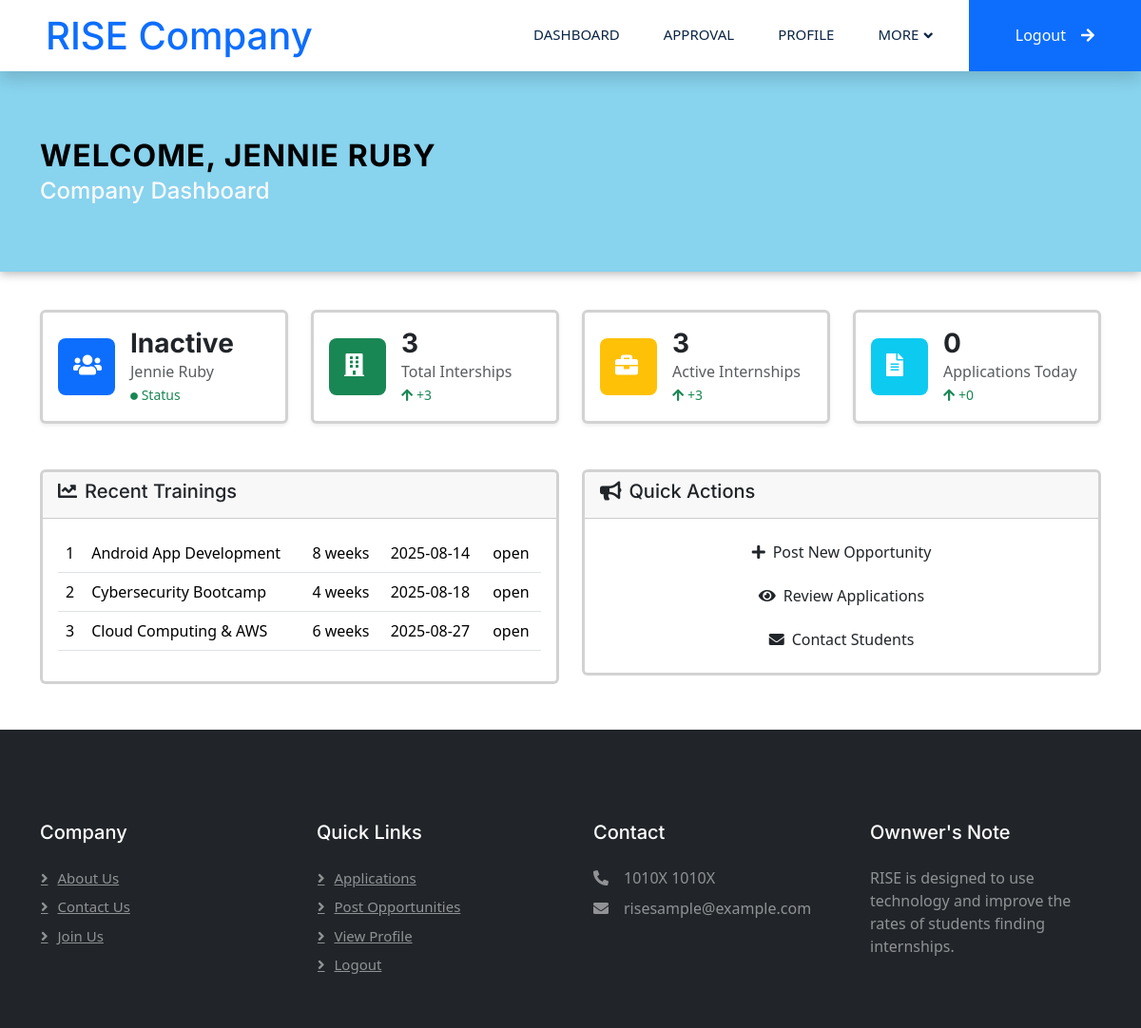
/company/company.php?id=6, run on an earlier commit of the app's database.
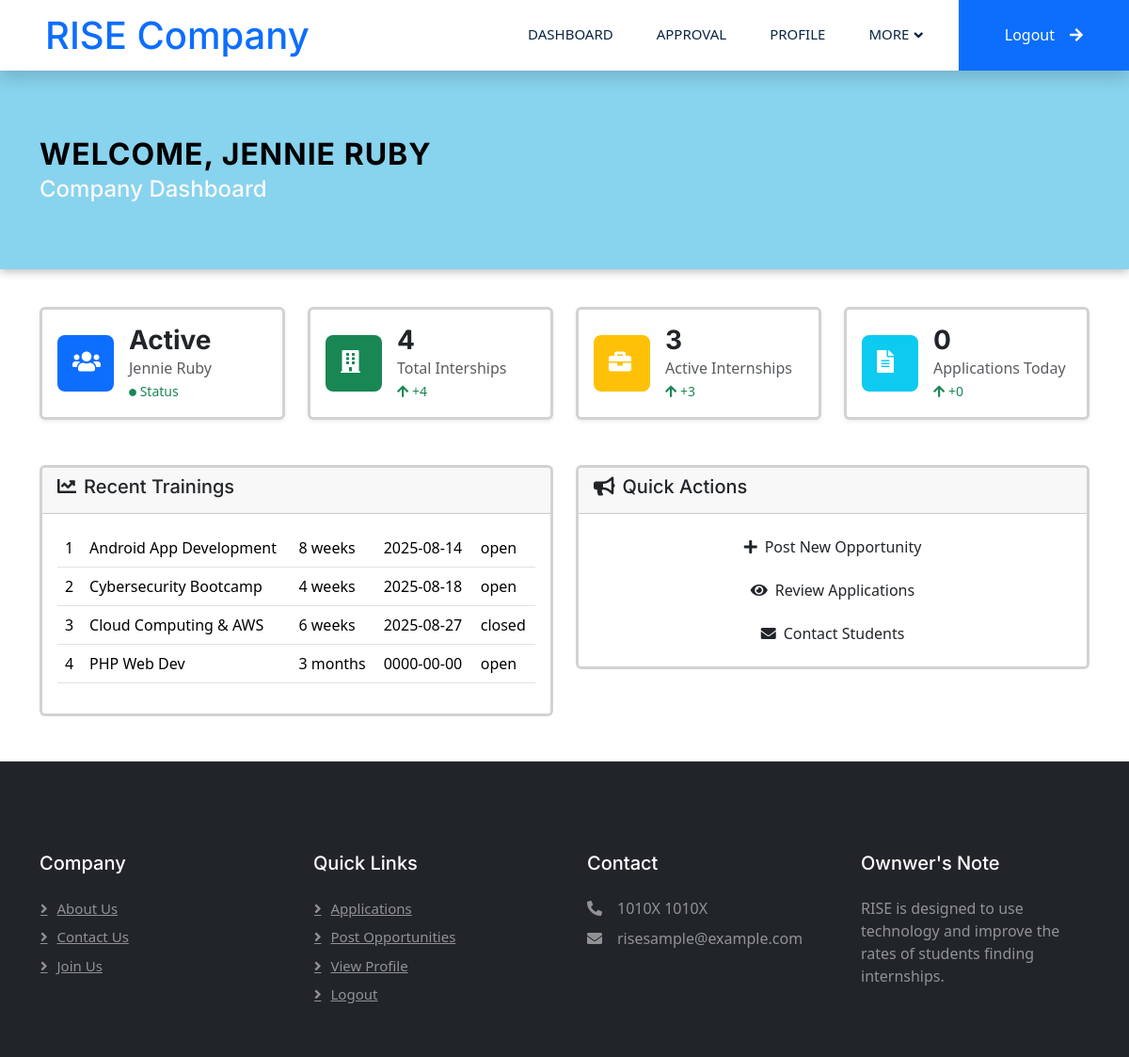
And on a later commit of the database.
### tables this page shows
CREATE TABLE `users` (
  `id` int(11) NOT NULL,
  `name` varchar(100) DEFAULT NULL,
  `email` varchar(100) DEFAULT NULL,
  `password` varchar(255) DEFAULT NULL,
  `contact` varchar(15) DEFAULT NULL,
  `role` enum('admin','student','company') DEFAULT NULL,
  `status` enum('active','inactive') DEFAULT 'active',
  `created_at` timestamp NOT NULL DEFAULT current_timestamp()
);

CREATE TABLE `internships` (
  `id` int(11) NOT NULL,
  `company_id` int(11) DEFAULT NULL,
  `title` varchar(150) DEFAULT NULL,
  `description` text DEFAULT NULL,
  `location` varchar(100) DEFAULT NULL,
  `duration` varchar(50) DEFAULT NULL,
  `stipend` varchar(50) DEFAULT NULL,
  `last_date` date DEFAULT NULL,
  `status` enum('open','closed') DEFAULT 'open',
  `created_at` timestamp NOT NULL DEFAULT current_timestamp()
);

### company/company.php (the view, shortened to what the changed rows need)
<?php
$company_id = $_SESSION['company_id'];
include("companyHeader.php");
include('../dbms/connection.php');
?>
<div class="container-fluid text-white" style="
    background: rgba(136, 211, 238, 1);
    background-repeat: no-repeat;
    background-position: center center;
    background-size: cover;
    box-shadow: 0 2px 10px rgba(0,0,0,0.3);
    padding-top:70px;
    padding-bottom:70px;
">
    <?php
    $query = "SELECT * FROM `users` WHERE role = 'company' AND id = $company_id";
    $result = mysqli_query($db, $query);
    if ($result && mysqli_num_rows($result) > 0) {
        $companyData = mysqli_fetch_assoc($result);
        $companyName = $companyData['name'];
        $status = $companyData['status'];
    } else {
        echo "<script>alert('Company not found or inactive.'); window.location.href='../login.php';</script>";
        exit();
    }
    ?>
    <div class="container">
        <div class="d-flex flex-column flex-md-row justify-content-between align-items-center">
            <div>
                <h2 class="fw-bold mb-1 text-uppercase text-black text-border" style="letter-spacing: 1px;">Welcome,
                    <?php echo $companyName; ?>
                </h2>
                <h4 class="mb-0 text-light">Company Dashboard</h4>
            </div>
        </div>
    </div>
</div>
<div class="container">
    <div class="row g-4 mt-3 mb-5">
        <div class="col-xl-3 col-md-6">
            <div class="card border-3 shadow-sm h-100">
                <div class="card-body">
                    <div class="d-flex align-items-center">
                        <div class="flex-grow-1 ms-3">
                            <h3 class="fw-bold mb-0"><?php echo ucfirst($status); ?></h3>
                            <p class="text-muted mb-0"><?php echo $companyName; ?></p>
                            <small class="text-success"><i class="fas fa-circle"
                                    style="font-size: 8px;vertical-align: middle;top: -1px;"></i> Status</small>
                        </div>
                    </div>
                </div>
            </div>
        </div>
        <div class="col-xl-3 col-md-6">
            <div class="card border-3 shadow-sm h-100">
                <div class="card-body">
                    <div class="d-flex align-items-center">
                        <?php
                        $user_id = $_SESSION['company_id'];
                        $totalQuery = "
                            SELECT COUNT(*) AS total
                            FROM internships i
                            INNER JOIN companies c ON i.company_id = c.id
                            WHERE c.user_id = $user_id
                        ";
                        $totalResult = mysqli_query($db, $totalQuery);
                        $totalRow = mysqli_fetch_assoc($totalResult);
                        $totalInternships = $totalRow['total'];
                        ?>
                        <div class="flex-grow-1 ms-3">
                            <h3 class="fw-bold mb-0"><?php echo $totalInternships ?></h3>
                            <p class="text-muted mb-0">Total Interships</p>
                            <small class="text-success"><i
                                    class="fas fa-arrow-up"></i><?php echo " +" . $totalInternships; ?></small>
                        </div>
                    </div>
                </div>
            </div>
        </div>
    </div>
    <div class="row">
        <div class="col-md-6">
            <div class="card border-3">
                <div class="card-body">
                    <table class="table">
                        <tbody>
                            <?php
                            include('../dbms/connection.php');
                            $query = "SELECT i.*, c.id AS company_name
                            FROM internships i
                            INNER JOIN companies c ON i.company_id = c.id
                            WHERE c.user_id = $user_id";
                            $result = mysqli_query($db, $query);
                            $sno = 1;
                            while ($row = mysqli_fetch_assoc($result)) {
                                ?>
                                <tr>
                                    <td scope="row"><?php echo $sno ?></td>
                                    <td><?php echo $row["title"] ?></td>
                                    <td><?php echo $row["duration"] ?></td>
                                    <td><?php echo $row["last_date"] ?></td>
                                    <td><?php echo $row["status"] ?></td>
                                </tr>
                                <?php
                                $sno++;
                            }
                            ?>
                        </tbody>
                    </table>
                </div>
            </div>
        </div>
    </div>
</div>
</div>
<?php
include("companyFooter.php");
?>

What changed in the data, as far as the page shows it:
changed users "JENNIE RUBY": status "Inactive" → "Active"
changed internships "Cloud Computing & AWS": status "open" → "closed"
added internships: title "PHP Web Dev", duration "3 months", last_date "0000-00-00", status "open"
Also different on the page:
$totalInternships: "3" → "4"
